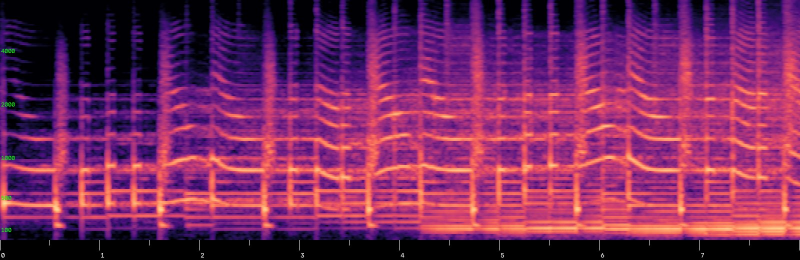
#> input picture edits/cat-aura-farming/analysis/spec_00_08.jpg, 1600 x 520 px (shown at 1/2 size)
$ python -i fx.py   (imports and definitions only)
#> lines starting #> are read from the running program, lines starting #| are printed output that depends on the picture
#> further down, picture is the input picture: shape (520, 1600, 3); mean B, G, R 94.4, 40.8, 120.2
"""Frame-level effects for the CAT AURA FARMING edit (numpy + OpenCV, deterministic)."""
import math
import numpy as np
import cv2

W, H = 1080, 1920


def ease_in_out(u):
    u = min(max(u, 0.0), 1.0)
    return u * u * (3 - 2 * u)


def ease_out(u):
    u = min(max(u, 0.0), 1.0)
    return 1 - (1 - u) ** 3


def ease_in(u):
    u = min(max(u, 0.0), 1.0)
    return u ** 3


# [5 lines left out: function rng_for, not called in this run]


# ---------------------------------------------------------------- grading

GRADES = {
    # luminance -> colour stops (RGB 0..255)
    "blood": [(0.0, (0, 0, 0)), (0.18, (22, 2, 4)), (0.42, (120, 8, 16)),
              (0.68, (230, 60, 30)), (0.86, (255, 170, 70)), (1.0, (255, 240, 205))],
    "cosmic": [(0.0, (0, 0, 2)), (0.2, (26, 4, 48)), (0.42, (110, 14, 96)),
               (0.62, (215, 30, 70)), (0.82, (255, 150, 60)), (1.0, (255, 244, 220))],
    "void": [(0.0, (0, 0, 0)), (0.3, (18, 10, 12)), (0.6, (90, 60, 62)),
             (0.85, (200, 150, 130)), (1.0, (250, 235, 220))],
}


# [35 lines left out: functions grade_image, cover_affine, not called in this run]


def warp(src, M):
    return cv2.warpAffine(src, M, (W, H), flags=cv2.INTER_LINEAR, borderMode=cv2.BORDER_REFLECT)


def apply_pt(M, x, y):
    return (M[0, 0] * x + M[0, 1] * y + M[0, 2], M[1, 0] * x + M[1, 1] * y + M[1, 2])


# ---------------------------------------------------------------- static layers

_yy, _xx = np.mgrid[0:H, 0:W].astype(np.float32)
_dx, _dy = _xx - W / 2, _yy - H / 2
_rad = np.sqrt(_dx ** 2 + _dy ** 2)
VIGNETTE = (1 - 0.62 * np.clip((_rad / (0.5 * math.hypot(W, H))) ** 2.2, 0, 1)).astype(np.float32)[..., None]

_grain_rng = np.random.default_rng(7)
GRAIN = [(_grain_rng.standard_normal((H // 2, W // 2)).astype(np.float32)) for _ in range(6)]


# [4 lines left out: function grain, not called in this run]


# ---------------------------------------------------------------- effects

def bloom(frame, thresh=0.62, amt=0.55, radius=18):
#> called with thresh = 0.62, amt = 0.55, radius = 18
    small = cv2.resize(frame, (W // 4, H // 4), interpolation=cv2.INTER_AREA)
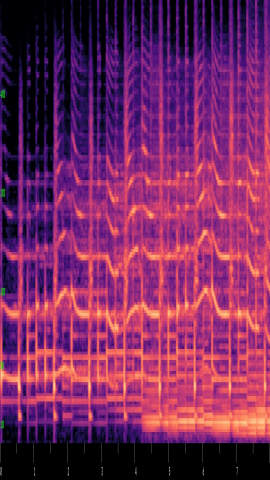
#> small: shape (480, 270, 3); mean B, G, R 94.4, 40.8, 120.2
    hi = np.clip(small - thresh, 0, None) / (1 - thresh)
    hi = cv2.GaussianBlur(hi, (0, 0), radius / 4) + cv2.GaussianBlur(hi, (0, 0), radius) * 0.6
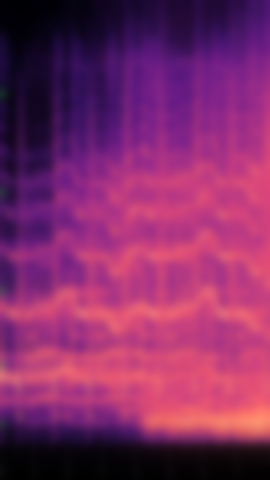
#> hi: shape (480, 270, 3) float64; mean B, G, R 394.8, 169.3, 503.4; drawn with min black and max white
#> (the run stopped early here; a loop or call above may not have finished)

$ run again, on edits/cat-aura-farming/analysis/spec_08_16.jpg
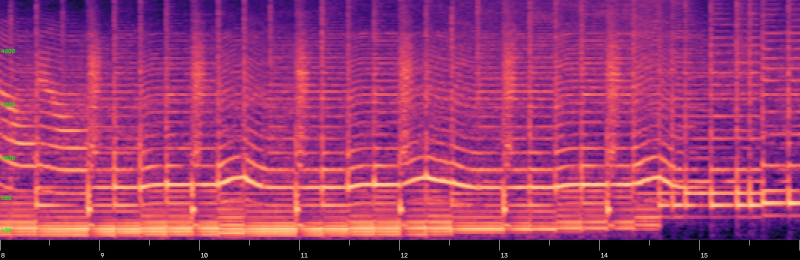
#> input picture edits/cat-aura-farming/analysis/spec_08_16.jpg, 1600 x 520 px (shown at 1/2 size)
#> picture is the input picture: shape (520, 1600, 3); mean B, G, R 109.6, 54, 157.6
#> in bloom, `small = cv2.resize(frame, (W // 4, H // 4), interpolation=cv2.INTER_AR..`:
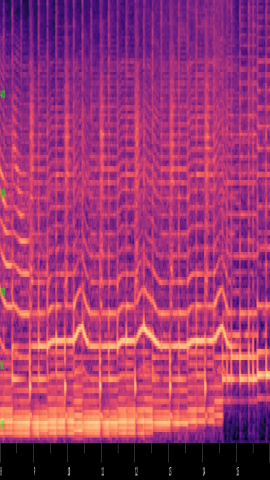
#> small: shape (480, 270, 3); mean B, G, R 109.6, 54, 157.6
#> in bloom, `hi = cv2.GaussianBlur(hi, (0, 0), radius / 4) + cv2.GaussianBlur(hi, (..`:
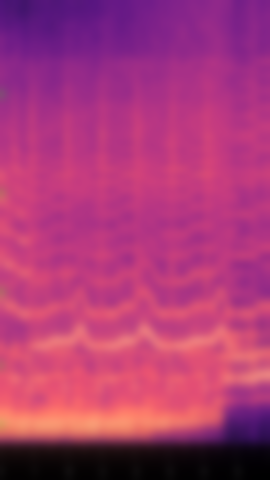
#> hi: shape (480, 270, 3) float64; mean B, G, R 459.1, 225, 661.4; drawn with min black and max white

$ run again, on edits/cat-aura-farming/analysis/spec_16_24.jpg
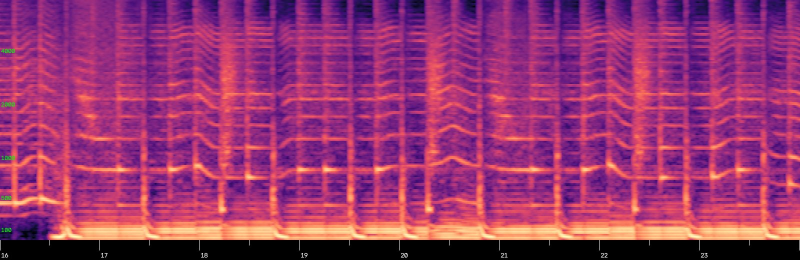
#> input picture edits/cat-aura-farming/analysis/spec_16_24.jpg, 1600 x 520 px (shown at 1/2 size)
#> picture is the input picture: shape (520, 1600, 3); mean B, G, R 111.7, 52.8, 151.5
#> in bloom, `small = cv2.resize(frame, (W // 4, H // 4), interpolation=cv2.INTER_AR..`:
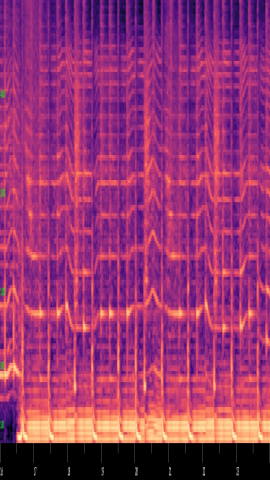
#> small: shape (480, 270, 3); mean B, G, R 111.7, 52.8, 151.5
#> in bloom, `hi = cv2.GaussianBlur(hi, (0, 0), radius / 4) + cv2.GaussianBlur(hi, (..`:
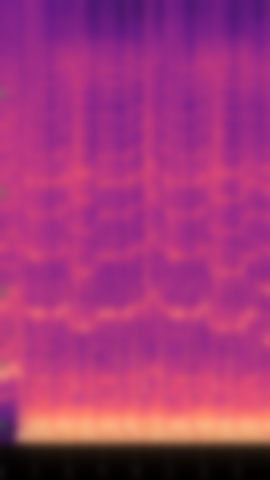
#> hi: shape (480, 270, 3) float64; mean B, G, R 467.7, 219.9, 635.8; drawn with min black and max white

$ run again, on edits/cat-aura-farming/analysis/spec_24_32.jpg
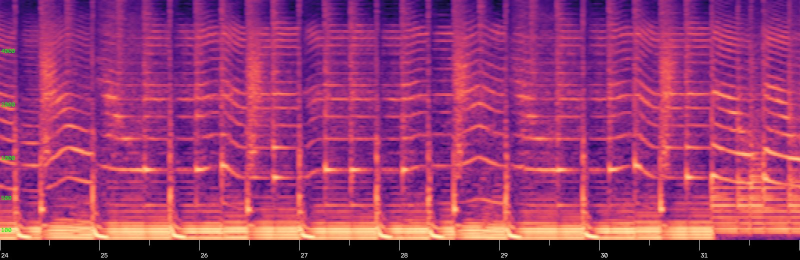
#> input picture edits/cat-aura-farming/analysis/spec_24_32.jpg, 1600 x 520 px (shown at 1/2 size)
#> picture is the input picture: shape (520, 1600, 3); mean B, G, R 111.2, 54.2, 154
#> in bloom, `small = cv2.resize(frame, (W // 4, H // 4), interpolation=cv2.INTER_AR..`:
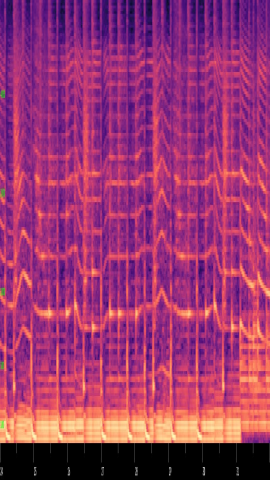
#> small: shape (480, 270, 3); mean B, G, R 111.2, 54.2, 154
#> in bloom, `hi = cv2.GaussianBlur(hi, (0, 0), radius / 4) + cv2.GaussianBlur(hi, (..`:
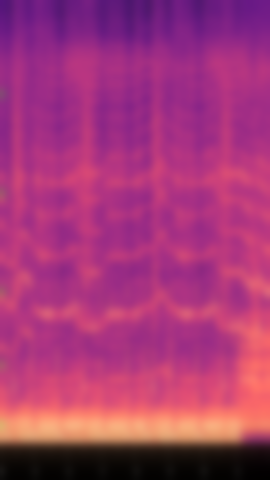
#> hi: shape (480, 270, 3) float64; mean B, G, R 465.9, 225.9, 646.1; drawn with min black and max white
